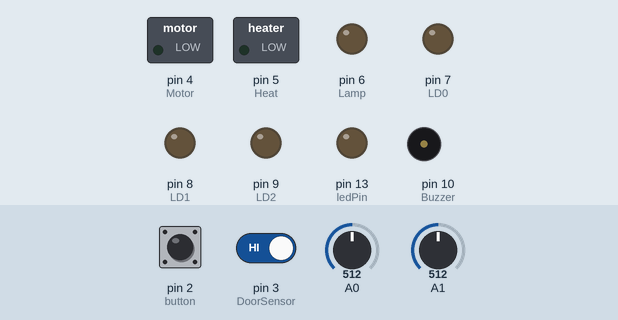
Recording of a sketch running on a simulated Arduino Uno, built with avr-gcc and run on an emulated ATmega328P. Parts: switched loads named in the sketch (green lamp = pin HIGH), output pins drawn as LEDs (lit = HIGH), buzzer (waves = sounding, pin HIGH). Inputs (shaded band) come from the test bench; at power-on: pin 2 (button) HIGH, pin 3 (DoorSensor) HIGH, A0 = 512, A1 = 512. What the sketch prints to the serial monitor is not drawn.

Above: at 0.1 s.
At 10.1 s:
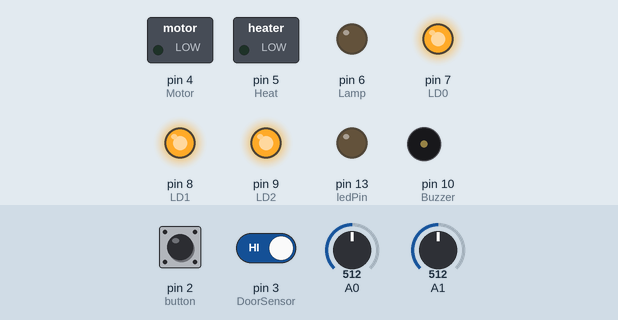
Timing chart, 0 to 11.6 s (numbered marks = the images above):
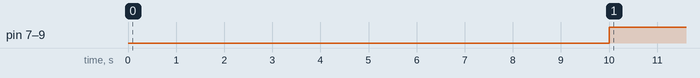

Measured:
- by itself, pin 7 (LD0), pin 8 (LD1), pin 9 (LD2): LOW → HIGH at 10.0 s

The sketch:

Project.ino
```cpp
#include <TimerOne.h>
#include <EEPROM.h>
#include <MsTimer2.h>
#define tawTime 23040000  //цикл работы компрессора до следующей оттайки (64 часов)
#define CDoorClose 720000  // время непрерывно закрытой двери, требеумое для включения оттайки (2 часа)
#define Hys 1536  //Гистерезис терморегулятора
#define EndTawTemp 95000  //показания датчика МК считаемые как "оттайка выполнена"
#define RecoverTemp 123000  //показания датчика МК считаемые как набор холода после цикла оттайки выполнен
//INPUT
#define button 2
#define DoorSensor 3
//OUTPUT
#define Motor 4
#define Heat 5
#define Lamp 6
#define LD0 7
#define LD1 8
#define LD2 9
#define Buzzer 10
#define ledPin 13     // apparar LED
volatile unsigned long TempH;
volatile unsigned long TempM;
volatile unsigned long TempH_1;
volatile unsigned long TempM_1;
volatile unsigned long AverH;
volatile unsigned long AverM;
unsigned long Ustavka;
volatile unsigned long CloseDoorTime; //счетчик времени закрытого состояния двери
volatile unsigned long TimeBase;      //таймер оттайки
volatile unsigned long Mpause;        //минимальная пауза во включениях компрессора
volatile unsigned int DoorTimeLimit;  //пауза до сигнализации закрытия двери
volatile unsigned long oldFalling;    //закладка времени изменения спада
volatile unsigned long oldChange;     //закладка времени изменения
volatile byte TempLevel;              //фиксированная позиция терморегулятора 0...7
bool _motor;
bool  _heat;
bool startpause;  //активирована пауза при подаче питания
bool MinTemp;     //флаг означате что набрана минимальная установленная температура ХК
bool FirstCool;   //флаг означает что включение компрессора будет первым после разморозки
volatile bool _reqSaveData;
volatile bool _reqReadKey;
int cycleCounter;
volatile unsigned int TawCount;
volatile unsigned long TawLong;

void setup()
{
  pinMode(Motor, OUTPUT);
  pinMode(Heat, OUTPUT);
  pinMode(Lamp, OUTPUT);
  pinMode(LD0, OUTPUT);
  pinMode(LD1, OUTPUT);
  pinMode(LD2, OUTPUT);
  pinMode(ledPin, OUTPUT);
  pinMode(button, INPUT);
  pinMode(DoorSensor, INPUT);
  pinMode(A0, INPUT);
  pinMode(A1, INPUT);
  digitalWrite(A0, HIGH); //вкл подтягивающих резисторов
  digitalWrite(A1, HIGH);
  digitalWrite(button, HIGH); //вкл подтягивающих резисторов
  digitalWrite(DoorSensor, HIGH); //на кнопки
  _motor=false;
  _heat=false;
  FirstCool=false;
  startpause = true;
  TawLong = 360000; //время на оттайку Мор камеры =сек*100 (60 мин)
  Mpause=30000; //время паузы в работе компрессора =сек*100 (5 min)
  Timer1.initialize(1764);  //таймер выработки звуковых сигналов нота ДО;
  Timer1.pwm(Buzzer, 0);
  pinMode(Buzzer, OUTPUT);
  MsTimer2::set(10, Timer10); //таймер 10мсек
  MsTimer2::start();
  attachInterrupt(0, btnChange, CHANGE);
  _reqReadKey = false;
  TempLevel = EEPROM.read(0);   //считать настройку терморегулятора (0...7)
  TimeBase = EEPROM.get(1,TimeBase);  //считать сохраненное значение наработки мотора после размороки МК
  TawCount = EEPROM.get(5,TawCount);   //считать число оттаек МК
  Serial.begin(115200);
  TempH_1 = (unsigned long)analogRead(A0) << 7;
  TempM_1 =  (unsigned long)analogRead(A1) << 7; //чтение термодатчиков в регистр предыдущего состояния
}

void loop()
{
  int h, m, s;
  //пауза при включении питания чтобы датчики температуры усреднились
  if ((millis() < 10000) && (startpause)) return;
  startpause = false;
  // сигнализации
  if (_motor & _heat)  Timer1.setPwmDuty(Buzzer, 512); //сигнализация если одновременно и мотор и нагрев включились
  else if ((DoorTimeLimit == 0) & (millis() % 512 < 256)) Timer1.setPwmDuty(Buzzer, 512);
  else
    Timer1.setPwmDuty(Buzzer, 0);

  if (!digitalRead(DoorSensor)) //дверь открыта ?
    {
    digitalWrite(Lamp, HIGH);       //включить лампу
    CloseDoorTime=0;
    }
  else  //дверь закрыта
    {
    DoorTimeLimit = 2500;     //поддерживать таймер на 25сек
    digitalWrite(Lamp, LOW);  //и погасить лампу
    if (_reqSaveData)         //Есть запрос на сохранение параметров ?
      {
      EEPROM.write(0, TempLevel);
      _reqSaveData = false;
      }
    }

  //Управление выключением оттайки
  if (_heat & ((AverM < EndTawTemp) | (TawLong == 0))) //МК нагрелась свыше температуры оттайки или вышло время оттайки
    {
    _heat = false; //отключить нагрев
    FirstCool=true;
    Mpause=12000;   //пауза до включения компрессора (2мин)
    if (AverM <= EndTawTemp)
      {
      TawCount++;       //увеличить счетчик числа оттаек
      EEPROM.put(5, TawCount);
      TimeBase = tawTime; //период оттайки взвести
      EEPROM.put(1, TimeBase);
      Serial.println("Успешная оттайка. Наработка взведена и сохранена в EEPROM");
      }
    }

  //Управление компрессором
  MinTemp=false;
  Ustavka = (unsigned long)TempLevel * 512 + 94488;
  if (((AverH < Ustavka) | FirstCool) & !_heat & !_motor & (Mpause==0)) _motor = true;               //условие включения компрессора
  if ((!FirstCool & (AverH > Ustavka + Hys) & _motor ) | (FirstCool & (AverM>RecoverTemp) & _motor))  //условие выключения компрессора
      {
      _motor = false;        //Выключить компрессор
      MinTemp=true;
      if (FirstCool) Mpause=90000;   //пауза до включения компрессора (15мин)
       else Mpause=30000;   //пауза до включения компрессора (5мин)
      EEPROM.put(1, TimeBase);
      Serial.println("Наработка сохранена в EEPROM");
      FirstCool=false;
      }

  //Управление включением оттайки
  if (!_heat & !_motor & (TimeBase == 0) & MinTemp & (CloseDoorTime>CDoorClose))     //компрессор выключен и подошло время оттайки ?
    {
    TawLong = 360000; // задать лимит длительности оттайки 60 min
    _heat = true;      //Включить нагрев
    }

  digitalWrite(Motor, _motor);
  digitalWrite(Heat, _heat);
  //индикация уставки на светодиодах
  if (digitalRead(button) == true)
    {
    digitalWrite(LD2, TempLevel & 1);
    digitalWrite(LD1, TempLevel & 2);
    digitalWrite(LD0, TempLevel & 4);
    }
  else  if (millis() - oldChange > 1000) //при нажатой кнопке индикация состояния
    {
    digitalWrite(LD0, _motor);
    digitalWrite(LD1, _heat);
    digitalWrite(LD2, (TimeBase == 0));
    }
  cycleCounter++;
  if (cycleCounter > 10000) //индикация на шину раз в 10000
    {
    Serial.print("  Уровнь="); Serial.print(TempLevel);
    Serial.print("  Тхк="); Serial.print(AverH);
    Serial.print("  Тмк="); Serial.print(AverM);
    h = TimeBase / 360000;
    m = (TimeBase % 360000) / 6000;
    s = (TimeBase % 6000) / 100;
    Serial.print("  до оттайки "); Serial.print(h); Serial.print("h "); Serial.print(m); Serial.print("m "); Serial.print(s); Serial.print("s ");
    Serial.print("  до конца оттайки "); Serial.print(TawLong);
    Serial.print("  Motor "); Serial.print(_motor); Serial.print("  Heat "); Serial.print(_heat); Serial.print("  Пределы: "); Serial.print(Ustavka);
    Serial.print("  ... "); Serial.print(Ustavka + Hys); Serial.print(" Число оттаек "); Serial.println(TawCount);
    cycleCounter = 0;
    }
}

void Timer10()
{
  if (_reqReadKey && (millis() - oldChange > 100))
    {
    _reqReadKey = false;
    if (digitalRead(button) == HIGH) //момент отжатия кнопки
      {
      if (millis() - oldFalling < 1000)
        {
        _reqSaveData = true;
        TempLevel++;
        if (TempLevel == 8) TempLevel = 0;
        }
      }
    else oldFalling = millis();   //момент нажатия кнопки
    }
  TempH = (unsigned long)analogRead(A0) << 7;
  TempM = (unsigned long)analogRead(A1) << 7; //чтение термодатчиков
  AverH = TempH_1 - (TempH_1 >> 7) + (TempH >> 7);
  AverM = TempM_1 - (TempM_1 >> 7) + (TempM >> 7); //экспотенциальный фильтр
  TempH_1 = AverH;
  TempM_1 = AverM;
  if (DoorTimeLimit > 0) DoorTimeLimit--;
  if ((TimeBase > 0) & _motor) TimeBase--; //считать моточасы работы компрессора
  if ((TawLong > 0) & _heat) TawLong--;
  if ((Mpause > 0) & ! _motor) Mpause--; //считать отдых компрессора
  CloseDoorTime++;

}

void btnChange()
{
  if (startpause) return;
  oldChange = millis();
  _reqReadKey = true;
}
```
